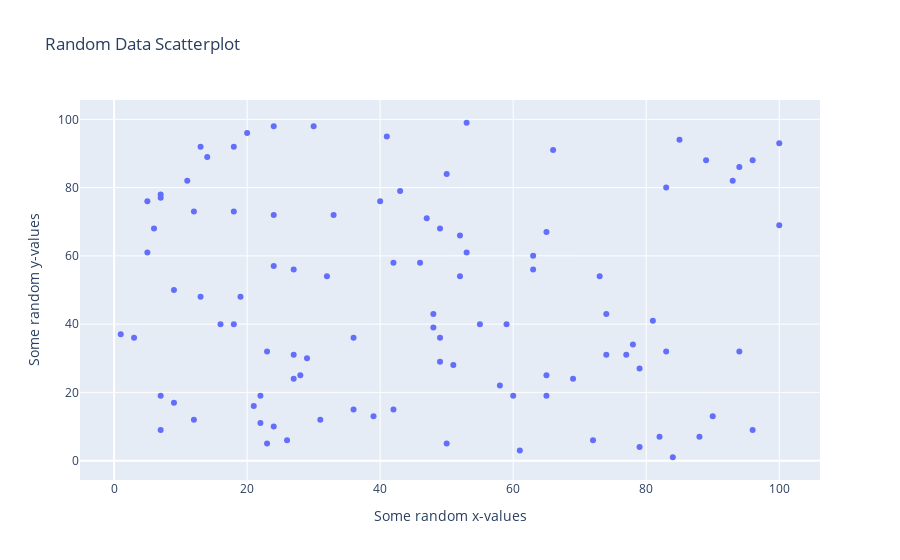

Notebook code cell kept with this figure:
### Code cell
# create the figure
fig = go.Figure(data=data, layout=layout)
fig.show()

### Figure 1 — Plotly figure (JSON) as saved in the notebook; plotly's stock layout.template omitted (floating-point values rounded to 4 significant figures)
{"data": [{"mode": "markers", "type": "scatter", "x": [78, 53, 5, 6, 63, 9, 18, 13, 58, 63, 55, 79, 12, 53, 7, 27, 88, 39, 59, 36, 74, 100, 96, 7, 40, 32, 50, 83, 96, 85, 18, 14, 90, 65, 23, 22, 36, 49, 94, 24, 22, 82, 46, 65, 26, 16, 5, 18, 11, 50, 48, 79, 93, 48, 13, 61, 24, 27, 52, 84, 81, 20, 12, 19, 49, 49, 73, 100, 31, 60, 1, 7, 24, 69, 72, 52, 41, 42, 28, 83, 9, 51, 29, 77, 43, 74, 3, 89, 33, 23, 42, 21, 24, 65, 30, 66, 7, 94, 47, 27], "y": [34, 99, 76, 68, 60, 50, 40, 92, 22, 56, 40, 27, 12, 61, 78, 24, 7, 13, 40, 36, 31, 93, 88, 9, 76, 54, 5, 80, 9, 94, 92, 89, 13, 67, 5, 11, 15, 29, 32, 72, 19, 7, 58, 19, 6, 40, 61, 73, 82, 84, 39, 4, 82, 43, 48, 3, 98, 56, 54, 1, 41, 96, 73, 48, 68, 36, 54, 69, 12, 19, 37, 19, 57, 24, 6, 66, 95, 15, 25, 32, 17, 28, 30, 31, 79, 43, 36, 88, 72, 32, 58, 16, 10, 25, 98, 91, 77, 86, 71, 31]}], "layout": {"autosize": true, "hovermode": "closest", "title": {"text": "Random Data Scatterplot"}, "xaxis": {"autorange": true, "range": [-5.163, 106.2], "title": {"text": "Some random x-values"}, "type": "linear"}, "yaxis": {"autorange": true, "range": [-7.087, 107.1], "title": {"text": "Some random y-values"}, "type": "linear"}}}
